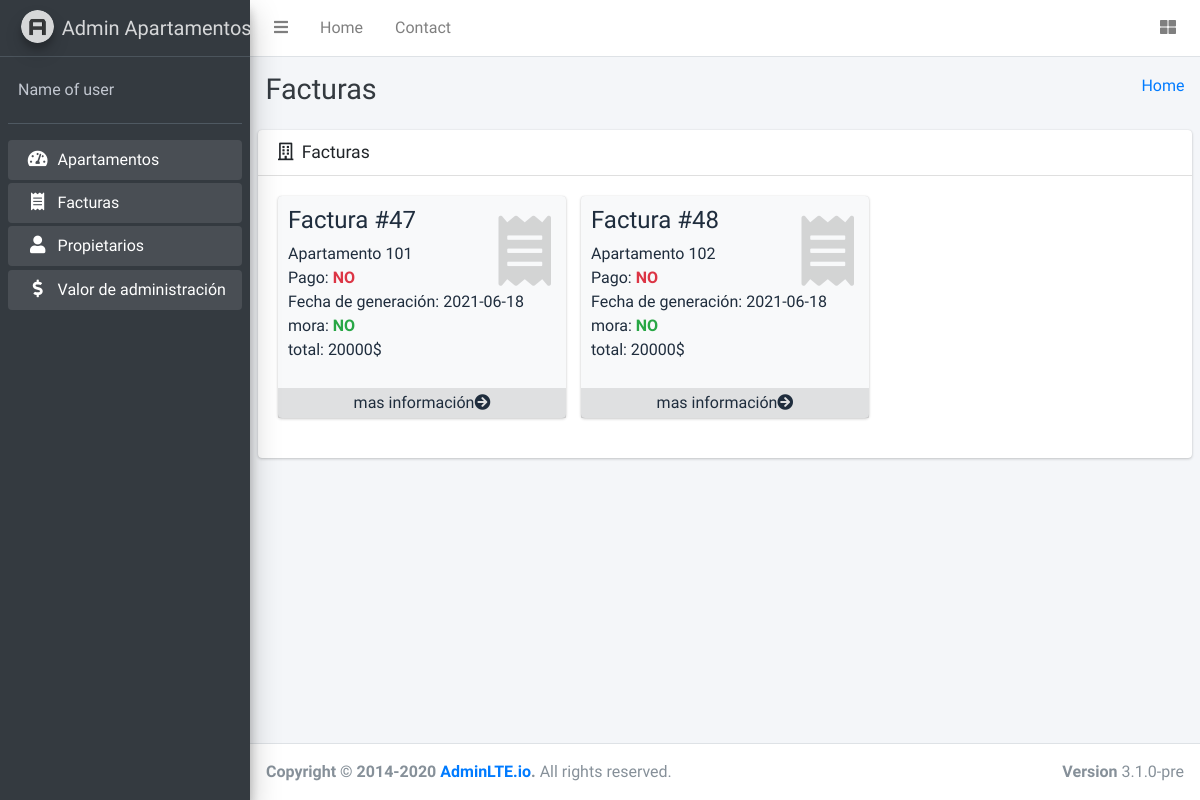
Page /facturas.php on the earlier database version.
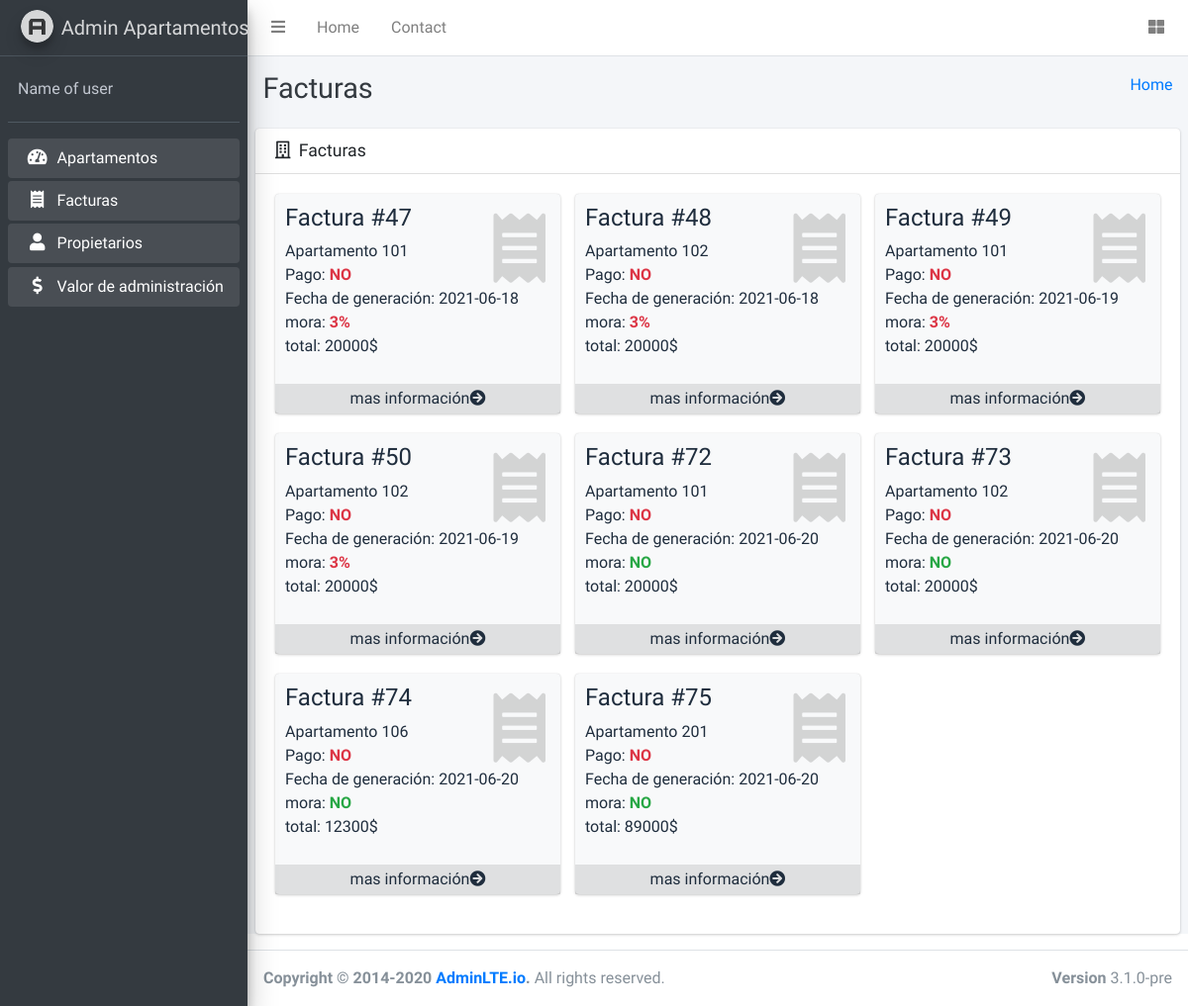
Same page on the later database version.
### tables this page shows
CREATE TABLE `factura` (
  `id_factura` int(11) NOT NULL,
  `total` int(11) NOT NULL,
  `fecha_creacion` date NOT NULL,
  `id_apartamento` int(11) NOT NULL,
  `pago` bit(1) NOT NULL,
  `mora` bit(1) NOT NULL DEFAULT b'0',
  `estado` bit(1) NOT NULL
);

### Model/DB.php (called while the page is built, shortened)
<?php
class DB
{
    public $usuarioDB="root";
    public $contrasenaDB="";
    public function conectarDB(){
        try{
            $datosDB="mysql:host=localhost;dbname=sistemaapartamentos";
            $conexionDB = new PDO($datosDB,$this->usuarioDB,$this->contrasenaDB);
            return($conexionDB);
        }
        catch(PDOException $e){
            throw new Exception('No se ha podido conectar a la base de datos');
        }
    }
    public function getData ($consultaSQL){
        try{
            $conexionDB=$this->conectarDB();
            $consultarDatos = $conexionDB->prepare($consultaSQL);
            $consultarDatos->setFetchMode(PDO::FETCH_ASSOC);
            $resultado = $consultarDatos->execute();
            return $consultarDatos->fetchAll();
        }
        catch(PDOException $e){
            throw new Exception('Ha ocurrido un error durante al tratar de trater la informacion de la base de datos');
        }
    }
}
?>

### facturas.php (the view, shortened to what this page needs)
<?php require_once('layouts/header.php')?>
<?php require_once('model/DB.php');
  $db = new DB();
  $db->conectarDB();
  $sql = 'select*from factura F inner join apartamentos A on A.id_apartamento=F.id_apartamento';
  $facturas = $db->getData($sql);
?>
<div class="content-wrapper">
  <div class="content-header">
    <div class="container-fluid">
      <div class="row mb-2">
        <div class="col-sm-6">
          <h1 class="m-0 text-dark">Facturas</h1>
        </div>
        <div class="col-sm-6">
          <ol class="breadcrumb float-sm-right">
            <li class="breadcrumb-item"><a href="#">Home</a></li>
          </ol>
        </div>
      </div>
    </div>
  </div>
  <section class="content">
  <div class="card">
    <div class="card-header">
      <h3 class="card-title">
        <i class="far fa-building mr-1"></i>
        Facturas
      </h3>
    </div>
    <div class="card-body">
      <div class="row">
        <?php foreach($facturas as $factura):?>
          <div class="col-lg-4 col-6">
            <div class="small-box bg-light">
              <div class="inner">
                <h4>Factura #<?php print_r($factura['id_factura']);?></h4>
                <p>
                  Apartamento <?php
                    print_r($factura['numero_apartamento'])
                  ?>
                  <br>
                  Pago: <?php
                    if($factura['pago']){
                      echo("<span class='text-success font-weight-bold'>SI</span><br>");
                    }else{
                      echo("<span class='text-danger font-weight-bold'>NO</span><br>");
                    }
                    echo("<span>Fecha de generación: {$factura['fecha_creacion']}</span><br>");
                    if($factura['mora']){
                      echo("mora: <span class='text-danger font-weight-bold'>3%</span><br>");
                    }else{
                      echo("mora: <span class='text-success font-weight-bold'>NO</span><br>");
                    }
                    ?>
                  total: <?php echo($factura['total']);?>$
                </p>
              </div>
              <div class="icon">
                <i class="fas fa-receipt"></i>
              </div>
              <a href="#" class="small-box-footer"  data-toggle="modal" data-target="#modal-detail-apartment">mas información<i class="fas fa-arrow-circle-right"></i></a>
            </div>
          </div>
        <?php endforeach;?>
      </div>
    </div>
  </div>
  </section>
</div>
<?php require_once('layouts/footer.php');?>

### layouts/header.php (shortened to what this page needs)
<!DOCTYPE html>
<html lang="en">
<head>
  <link rel="stylesheet" href="statics/plugins/fontawesome-free/css/all.min.css">
  <link rel="stylesheet" href="https://code.ionicframework.com/ionicons/2.0.1/css/ionicons.min.css">
  <link rel="stylesheet" href="statics/plugins/tempusdominus-bootstrap-4/css/tempusdominus-bootstrap-4.min.css">
  <link rel="stylesheet" href="statics/plugins/icheck-bootstrap/icheck-bootstrap.min.css">
  <link rel="stylesheet" href="statics/plugins/jqvmap/jqvmap.min.css">
  <link rel="stylesheet" href="statics/dist/css/adminlte.min.css">
  <link rel="stylesheet" href="statics/plugins/overlayScrollbars/css/OverlayScrollbars.min.css">
  <link rel="stylesheet" href="statics/plugins/daterangepicker/daterangepicker.css">
  <link rel="stylesheet" href="statics/plugins/summernote/summernote-bs4.min.css">
</head>
<body class="hold-transition sidebar-mini layout-fixed">
<div class="wrapper">
  <nav class="main-header navbar navbar-expand navbar-white navbar-light">
    <ul class="navbar-nav">
      <li class="nav-item">
        <a class="nav-link" data-widget="pushmenu" href="#" role="button"><i class="fas fa-bars"></i></a>
      </li>
      <li class="nav-item d-none d-sm-inline-block">
        <a href="index3.html" class="nav-link">Home</a>
      </li>
      <li class="nav-item d-none d-sm-inline-block">
        <a href="#" class="nav-link">Contact</a>
      </li>
    </ul>
    <ul class="navbar-nav ml-auto">
      <li class="nav-item">
        <a class="nav-link" data-widget="control-sidebar" data-slide="true" href="#" role="button">
          <i class="fas fa-th-large"></i>
        </a>
      </li>
    </ul>
  </nav>
  <aside class="main-sidebar sidebar-dark-primary elevation-4">
    <a href="index3.html" class="brand-link">
      <img src="statics/dist/img/AdminLTELogo.png" alt="AdminLTE Logo" class="brand-image img-circle elevation-3" style="opacity: .8">
      <span class="brand-text font-weight-light">Admin Apartamentos</span>
    </a>
    <div class="sidebar">
      <div class="user-panel mt-3 pb-3 mb-3 d-flex">
        <div class="info">
          <a href="#" class="d-block">Name of user</a>
        </div>
      </div>
      <nav class="mt-2">
        <ul class="nav nav-pills nav-sidebar flex-column" data-widget="treeview" role="menu" data-accordion="false">
          <li class="nav-item menu-open">
            <a href="index.php" class="nav-link">
              <i class="nav-icon fas fa-tachometer-alt"></i>
              <p>
                Apartamentos
              </p>
            </a>
          </li>
          <li class="nav-item menu-open">
            <a href="facturas.php" class="nav-link">
              <i class="nav-icon fas fa-receipt"></i>
              <p>
                Facturas
              </p>
            </a>
          </li>
          <li class="nav-item menu-open">
            <a href="propietarios.php" class="nav-link">
              <i class="nav-icon fas fa-user"></i>
              <p>
                Propietarios
              </p>
            </a>
          </li>
          <li class="nav-item menu-open">
            <a href="facturas.php" class="nav-link">
              <i class="nav-icon fas fa-dollar-sign"></i>
              <p>
                Valor de administración
              </p>
            </a>
          </li>
        </ul>
      </nav>
    </div>
  </aside>

### layouts/footer.php (shortened to what this page needs)
<footer class="main-footer">
    <strong>Copyright &copy; 2014-2020 <a href="https://adminlte.io">AdminLTE.io</a>.</strong>
    All rights reserved.
    <div class="float-right d-none d-sm-inline-block">
      <b>Version</b> 3.1.0-pre
    </div>
  </footer>
</div>
</body>
</html>

Differences in the rows shown:
changed factura (number 1 of 8 on the later page): mora "NO" → "3%"
changed factura (number 2 of 8 on the later page): mora "NO" → "3%"
added factura: value "49 101", pago "NO", fecha_creacion "2021-06-19", shows "mora:", mora "3%", total "20000"
added factura: value "50 102", pago "NO", fecha_creacion "2021-06-19", shows "mora:", mora "3%", total "20000"
added factura: value "72 101", pago "NO", fecha_creacion "2021-06-20", shows "mora:", mora "NO", total "20000"
added factura: value "73 102", pago "NO", fecha_creacion "2021-06-20", shows "mora:", mora "NO", total "20000"
added factura: value "74 106", pago "NO", fecha_creacion "2021-06-20", shows "mora:", mora "NO", total "12300"
added factura: value "75 201", pago "NO", fecha_creacion "2021-06-20", shows "mora:", mora "NO", total "89000"
